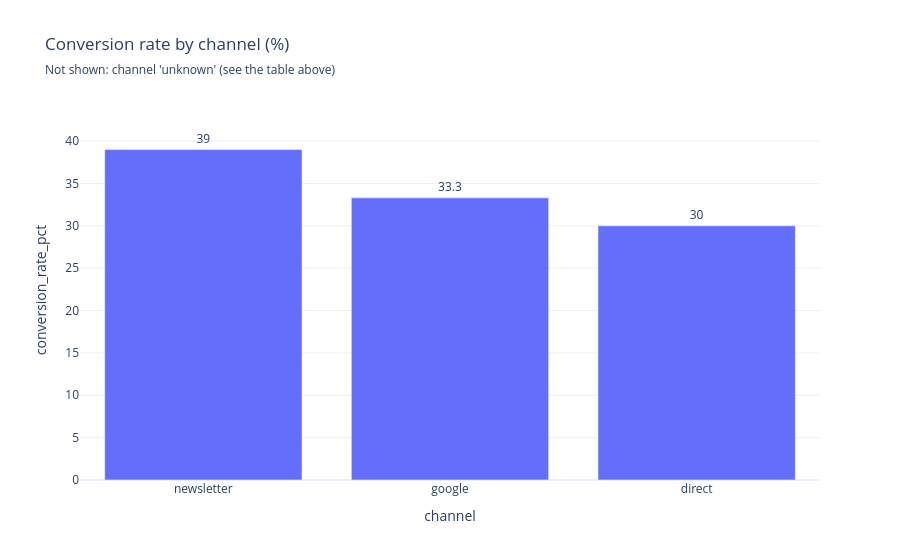

This figure's notebook cell:
### Code cell
bar_chart(channels, x="channel", y="conversion_rate_pct", title="Conversion rate by channel (%)")

### Figure 1 — Plotly figure (JSON) as saved in the notebook; plotly's stock layout.template omitted (floating-point values rounded to 4 significant figures)
{"data": [{"hovertemplate": "channel=%{x}<br>conversion_rate_pct=%{y}<extra></extra>", "legendgroup": "", "marker": {"color": "#636efa", "pattern": {"shape": ""}}, "name": "", "orientation": "v", "showlegend": false, "textposition": "outside", "texttemplate": "%{y}", "type": "bar", "x": ["newsletter", "google", "direct"], "xaxis": "x", "y": [39.0, 33.3, 30.0], "yaxis": "y"}], "layout": {"barmode": "relative", "legend": {"tracegroupgap": 0}, "title": {"subtitle": {"text": "Not shown: channel 'unknown' (see the table above)"}, "text": "Conversion rate by channel (%)"}, "xaxis": {"anchor": "y", "domain": [0.0, 1.0], "title": {"text": "channel"}, "type": "category"}, "yaxis": {"anchor": "x", "domain": [0.0, 1.0], "range": [0, 44.85], "title": {"text": "conversion_rate_pct"}}}}
